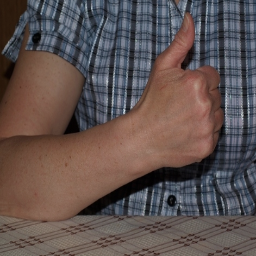
#> input picture data4_HGR/real/006.png, 256 x 256 px, given in place of 001_000.png, which was not available
$ jupyter execute HSV_HGR.ipynb
#> lines starting #> are read from the running program, lines starting #| are printed output that depends on the picture; after the words box and inside, x2 and y2 are one past the last pixel; in counts of white or black regions, pixels touching at a corner belong together; pictures that were not available may be replaced by others from this repository, and a replacement may not be noted
[cell 1]
import numpy as np
import matplotlib.pyplot as plt
import pandas as pd
import cv2

[cell 2]
csv_path = "data4_HGR/data4_HGR_patches.csv"
df = pd.read_csv(csv_path)
#> (reads data4_HGR/data4_HGR_patches.csv from the repository)

print(df.head())

[cell 3]
def hsv_skin_classifier(patch):
    hsv = cv2.cvtColor(patch, cv2.COLOR_BGR2HSV)

    lower_skin = np.array([0, 59, 0], dtype=np.uint8)
    upper_skin = np.array([25, 173, 255], dtype=np.uint8)

    mask = cv2.inRange(hsv, lower_skin, upper_skin)

    skin_ratio = np.count_nonzero(mask) / mask.size

    return 1 if skin_ratio > 0.5 else 0

[cell 4]
def ground_truth_from_mask(mask_patch):
    # mask_patch is grayscale
    skin_pixels = np.count_nonzero(mask_patch > 0)
    total_pixels = mask_patch.size

    return 1 if (skin_pixels / total_pixels) > 0.5 else 0

[cell 5]
import os
DATA_ROOT = "data4_HGR"

results = []

for idx, row in df.iterrows():
    patch_path = os.path.join(DATA_ROOT, row["image_patch"])
    mask_path  = os.path.join(DATA_ROOT, row["mask_patch"])

    patch = cv2.imread(patch_path)
#> patch is the input picture: shape (256, 256, 3); mean B, G, R 80.2, 82.4, 95.7
    mask  = cv2.imread(mask_path, 0)
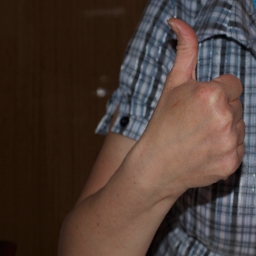
#> input picture data4_HGR/real/007.png, 256 x 256 px, given in place of 001_000.png, which was not available
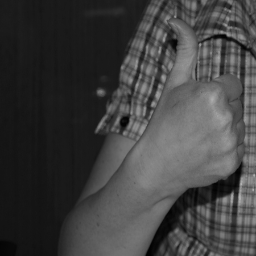
#> mask: shape (256, 256); min 1, max 180, mean 64.2

    if patch is None:
        print(f"[ERROR] Cannot load patch: {patch_path}")
        continue

    if mask is None:
        print(f"[ERROR] Cannot load mask: {mask_path}")
        continue

    pred_label = hsv_skin_classifier(patch)
#> in hsv_skin_classifier, `hsv = cv2.cvtColor(patch, cv2.COLOR_BGR2HSV)`: hsv: shape (256, 256, 3); mean H, S, V 52.5, 76.9, 103.5
#> in hsv_skin_classifier, `mask = cv2.inRange(hsv, lower_skin, upper_skin)`:
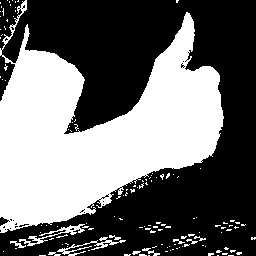
#> mask: shape (256, 256); 42.7% white; 131 white regions (120 under 20 px), largest, box (x1, y1, x2, y2) and area: (0, 0, 224, 233) 26557, (19, 224, 85, 246) 307, (57, 237, 126, 256) 278
#> in hsv_skin_classifier, `skin_ratio = np.count_nonzero(mask) / mask.size`: skin_ratio = 0.427
#> pred_label = 0
    gt_label   = ground_truth_from_mask(mask)
#> in ground_truth_from_mask, `skin_pixels = np.count_nonzero(mask_patch > 0)`: skin_pixels = 65536
#> gt_label = 1

    results.append({
        "patch_id": idx,
        "pred_hsv": pred_label,
        "gt": gt_label
    })
results_df = pd.DataFrame(results)
print(results_df.head())
